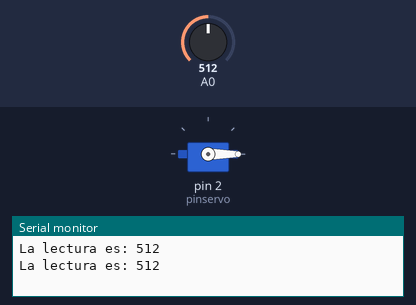
Bench run of a sketch on a simulated Arduino Uno, built with avr-gcc and run on an emulated ATmega328P. On the bench: servo, the last lines printed to the serial monitor. The inputs (shaded band) are chosen by the test bench; at power-on: A0 = 512.

Above: at 1.8 s.
1.9 s: A0 set to 589
3.4 s: A0 set to 609
At 4.8 s:
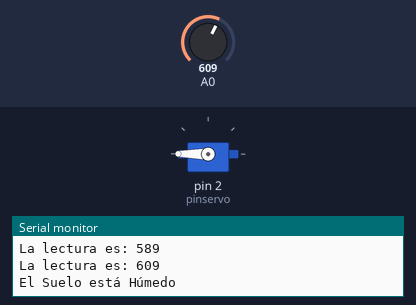
5.5 s: A0 set to 511
At 6.4 s:
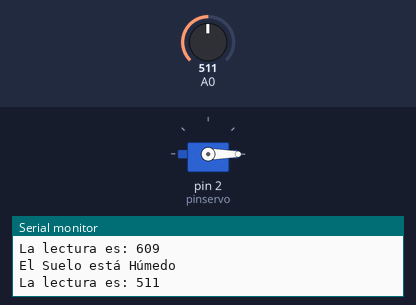
Timing chart, 0 to 8.5 s (numbered marks = the images above; inputs shaded):
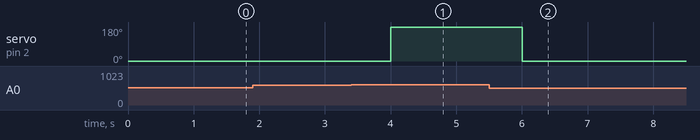

The sketch:

SensorSuelo1.ino
```cpp
#include <Servo.h>

Servo servo1;
int pinservo = 2;
int pulsomin = 1000;
int pulsomax = 2000;

void setup() {
  // put your setup code here, to run once:
  Serial.begin(9600);
  servo1.attach(pinservo, pulsomin, pulsomax); //Inicializando el servomotor. at
}

void loop() {
  // put your main code here, to run repeatedly:
  servo1.write(0);
  int lectura = analogRead(A0);
  Serial.print("La lectura es: ");
  Serial.println(lectura);

  if(lectura >= 1000){
    Serial.println("Sensor Desconectado o Fuera del Suelo");
  }
  else if(lectura  > 900 && lectura < 1000){
      Serial.println("El Suelo está Seco");
      servo1.write(180);
      //delay(5000);
      //servo1.write(0);
  }
    else if(lectura  > 800 && lectura <899){
      Serial.println("El Suelo está Semi Seco");
      servo1.write(180);
      //delay(5000);
      //servo1.write(0);
  }
  else if(lectura  >700 && lectura < 799){
      Serial.println("El Suelo está Semi Húmedo");
      servo1.write(180);
      //delay(5000);
      //servo1.write(0);
  }
    else if(lectura > 600 && lectura < 699){
      Serial.println("El Suelo está Húmedo");
      servo1.write(180);
      //delay(5000);
      //servo1.write(0);
  }
      else if(lectura  > 500 && lectura < 161){
      Serial.println("El Suelo tiene capacidad de campo");
      servo1.write(180);
      //delay(5000);
      //servo1.write(0);
  }
  else if(lectura  > 150 && lectura <160){
      Serial.println("Levantar Riego");
      servo1.write(270);
      //delay(5000);
      servo1.write(0);
  }
    else if(lectura  > 0 && lectura < 149){
      Serial.println("Inundado");
      servo1.write(270);
      //delay(5000);
      servo1.write(0);
  }
  delay(1000);

}
```

Measured:
- the behaviour switches between 600 and 601 on A0 (found by bisection; images 0 and 1)
- after the input at 3.4 s, servo on pin 2 (pinservo): 0° → 180° after 0.60 s
- after the input at 5.5 s, servo on pin 2 (pinservo): 180° → 0° after 0.50 s
